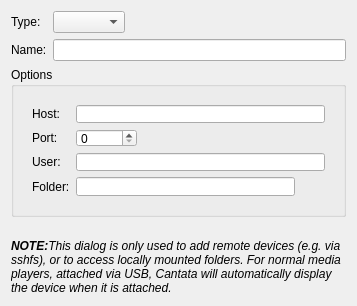
<?xml version="1.0" encoding="UTF-8"?>
<ui version="4.0">
 <class>RemoteDevicePropertiesWidget</class>
 <widget class="QWidget" name="RemoteDevicePropertiesWidget">
  <property name="geometry">
   <rect>
    <x>0</x>
    <y>0</y>
    <width>357</width>
    <height>306</height>
   </rect>
  </property>
  <layout class="QVBoxLayout" name="verticalLayout_2">
   <item>
    <layout class="QFormLayout" name="formLayout">
     <property name="fieldGrowthPolicy">
      <enum>QFormLayout::ExpandingFieldsGrow</enum>
     </property>
     <item row="0" column="0">
      <widget class="BuddyLabel" name="typeLabel">
       <property name="text">
        <string>Type:</string>
       </property>
       <property name="buddy">
        <cstring>type</cstring>
       </property>
      </widget>
     </item>
     <item row="0" column="1">
      <widget class="QComboBox" name="type"/>
     </item>
     <item row="1" column="0">
      <widget class="BuddyLabel" name="nameLabel">
       <property name="text">
        <string>Name:</string>
       </property>
       <property name="buddy">
        <cstring>name</cstring>
       </property>
      </widget>
     </item>
     <item row="1" column="1">
      <widget class="LineEdit" name="name"/>
     </item>
    </layout>
   </item>
   <item>
    <widget class="QGroupBox" name="groupBox">
     <property name="title">
      <string>Options</string>
     </property>
     <layout class="QVBoxLayout" name="verticalLayout">
      <item>
       <widget class="QStackedWidget" name="stackedWidget">
        <property name="currentIndex">
         <number>0</number>
        </property>
        <widget class="QWidget" name="page">
         <layout class="QFormLayout" name="formLayout_2">
          <property name="fieldGrowthPolicy">
           <enum>QFormLayout::ExpandingFieldsGrow</enum>
          </property>
          <item row="1" column="0">
           <widget class="BuddyLabel" name="hostLabel">
            <property name="text">
             <string>Host:</string>
            </property>
            <property name="buddy">
             <cstring>sshHost</cstring>
            </property>
           </widget>
          </item>
          <item row="1" column="1">
           <widget class="LineEdit" name="sshHost"/>
          </item>
          <item row="2" column="0">
           <widget class="BuddyLabel" name="portLabel">
            <property name="text">
             <string>Port:</string>
            </property>
            <property name="buddy">
             <cstring>sshPort</cstring>
            </property>
           </widget>
          </item>
          <item row="2" column="1">
           <widget class="QSpinBox" name="sshPort">
            <property name="maximum">
             <number>65535</number>
            </property>
           </widget>
          </item>
          <item row="3" column="0">
           <widget class="BuddyLabel" name="userLabel">
            <property name="text">
             <string>User:</string>
            </property>
            <property name="buddy">
             <cstring>sshUser</cstring>
            </property>
           </widget>
          </item>
          <item row="3" column="1">
           <widget class="LineEdit" name="sshUser"/>
          </item>
          <item row="4" column="0">
           <widget class="BuddyLabel" name="folderLabel">
            <property name="text">
             <string>Folder:</string>
            </property>
            <property name="buddy">
             <cstring>sshFolder</cstring>
            </property>
           </widget>
          </item>
          <item row="4" column="1">
           <layout class="QHBoxLayout" name="folderLayout">
            <item>
             <widget class="LineEdit" name="sshFolder"/>
            </item>
            <item>
             <widget class="QToolButton" name="sshFolderButton">
              <property name="autoRaise">
               <bool>true</bool>
              </property>
             </widget>
            </item>
           </layout>
          </item>
         </layout>
        </widget>
        <widget class="QWidget" name="page_2">
         <layout class="QFormLayout" name="formLayout_3">
          <item row="0" column="0">
           <widget class="QLabel" name="label">
            <property name="text">
             <string>Folder:</string>
            </property>
            <property name="buddy">
             <cstring>fileFolder</cstring>
            </property>
           </widget>
          </item>
          <item row="0" column="1">
           <widget class="DirRequester" name="fileFolder"/>
          </item>
         </layout>
        </widget>
        <widget class="QWidget" name="page_3">
         <layout class="QFormLayout" name="formLayout_4">
          <item row="0" column="0">
           <widget class="QLabel" name="label_2">
            <property name="text">
             <string>URL:</string>
            </property>
            <property name="buddy">
             <cstring>kioUrl</cstring>
            </property>
           </widget>
          </item>
          <item row="0" column="1">
           <widget class="DirRequester" name="kioUrl"/>
          </item>
         </layout>
        </widget>
       </widget>
      </item>
     </layout>
    </widget>
   </item>
   <item>
    <spacer name="verticalSpacer">
     <property name="orientation">
      <enum>Qt::Vertical</enum>
     </property>
     <property name="sizeType">
      <enum>QSizePolicy::MinimumExpanding</enum>
     </property>
     <property name="sizeHint" stdset="0">
      <size>
       <width>20</width>
       <height>16</height>
      </size>
     </property>
    </spacer>
   </item>
   <item>
    <widget class="QLabel" name="infoLabel">
     <property name="sizePolicy">
      <sizepolicy hsizetype="Preferred" vsizetype="Maximum">
       <horstretch>0</horstretch>
       <verstretch>0</verstretch>
      </sizepolicy>
     </property>
     <property name="text">
      <string>&lt;i&gt;&lt;b&gt;NOTE:&lt;/b&gt;This dialog is only used to add remote devices (e.g. via sshfs), or to access locally mounted folders. For normal media players, attached via USB, Cantata will automatically display the device when it is attached.&lt;/i&gt;</string>
     </property>
     <property name="alignment">
      <set>Qt::AlignLeading|Qt::AlignLeft|Qt::AlignTop</set>
     </property>
     <property name="wordWrap">
      <bool>true</bool>
     </property>
    </widget>
   </item>
  </layout>
 </widget>
 <customwidgets>
  <customwidget>
   <class>DirRequester</class>
   <extends>QLineEdit</extends>
   <header>dirrequester.h</header>
  </customwidget>
  <customwidget>
   <class>LineEdit</class>
   <extends>QLineEdit</extends>
   <header>lineedit.h</header>
  </customwidget>
  <customwidget>
   <class>BuddyLabel</class>
   <extends>QLabel</extends>
   <header>buddylabel.h</header>
  </customwidget>
 </customwidgets>
 <tabstops>
  <tabstop>type</tabstop>
 </tabstops>
 <resources/>
 <connections>
  <connection>
   <sender>type</sender>
   <signal>activated(int)</signal>
   <receiver>stackedWidget</receiver>
   <slot>setCurrentIndex(int)</slot>
   <hints>
    <hint type="sourcelabel">
     <x>65</x>
     <y>22</y>
    </hint>
    <hint type="destinationlabel">
     <x>101</x>
     <y>94</y>
    </hint>
   </hints>
  </connection>
 </connections>
</ui>
